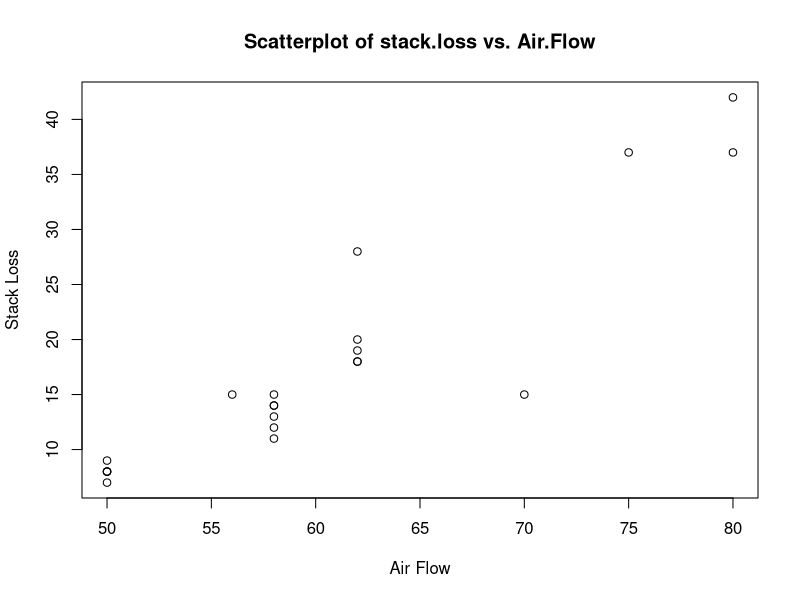

The R script that drew this image:
## ---- chunk 1
summary(stackloss)
str(stackloss)
## ---- chunk 2
plot(stack.loss ~ Air.Flow, data = stackloss, xlab = "Air Flow", ylab = "Stack Loss", main = "Scatterplot of stack.loss vs. Air.Flow")
